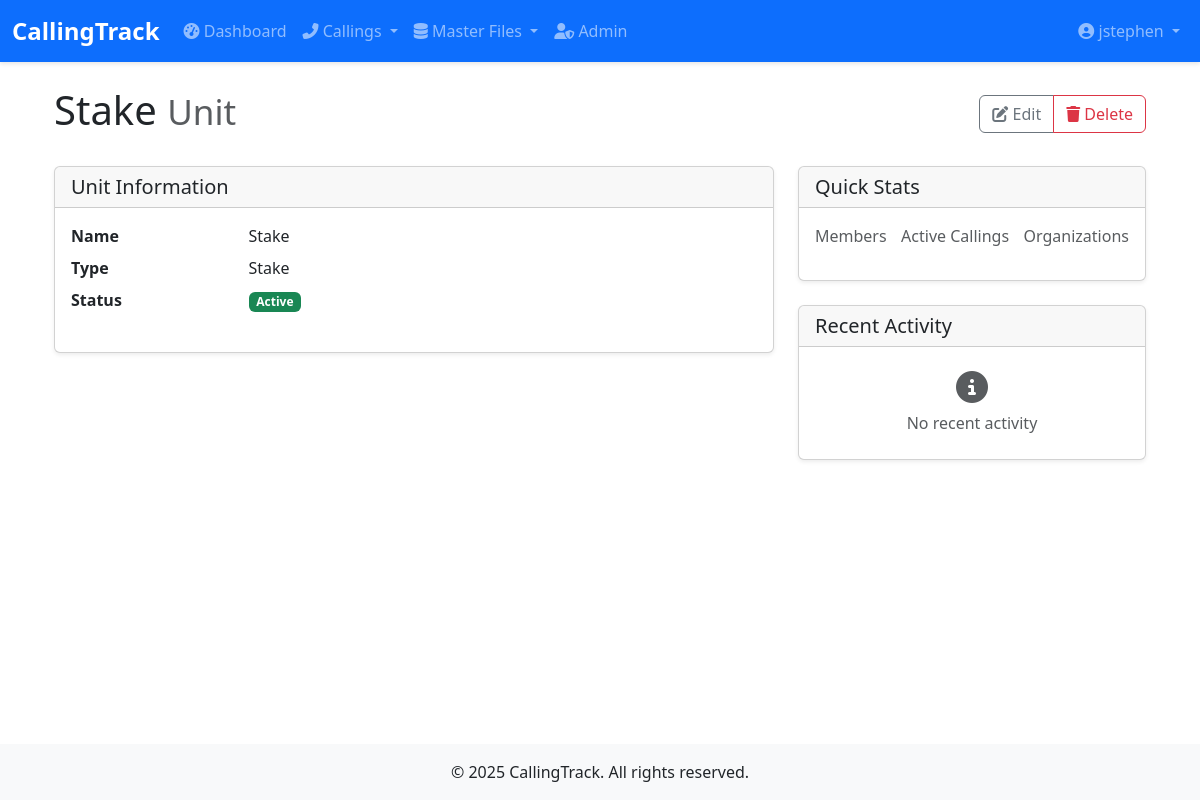
Before: /callings/units/2/ (signed in) with the older database file.
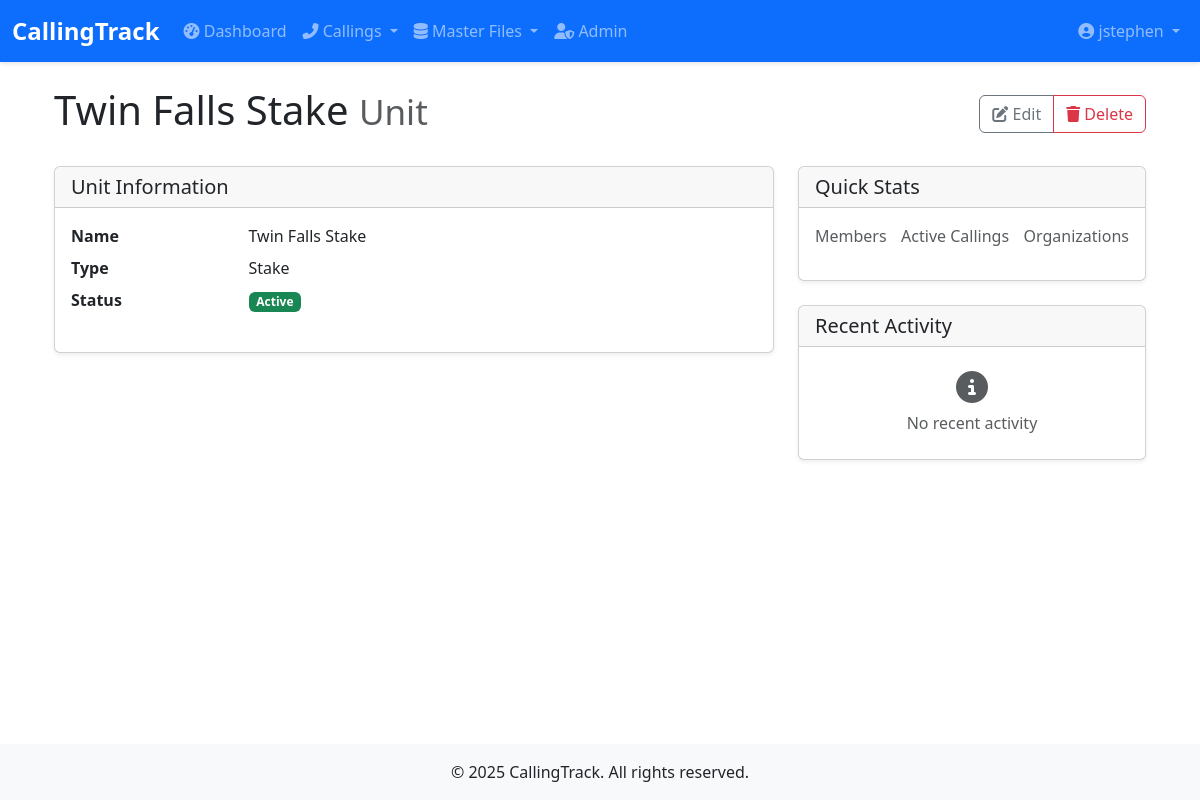
After: the same page with the newer database file.
### callings/models.py (models this page shows, shortened)
class Unit(models.Model):
    UNIT_TYPES = [
        ('WARD', 'Ward'),
        ('BRANCH', 'Branch'),
        ('STAKE', 'Stake'),
    ]
    name = models.CharField(max_length=100)
    unit_type = models.CharField(max_length=10, choices=UNIT_TYPES)
    parent_unit = models.ForeignKey('self', on_delete=models.SET_NULL, null=True, blank=True, related_name='child_units')
    meeting_time = models.TimeField(null=True, blank=True, help_text="Regular meeting time for this unit")
    location = models.CharField(max_length=200, blank=True, help_text="Physical location of the unit")
    is_active = models.BooleanField(default=True, help_text="Whether this unit is currently active")
    sort_order = models.PositiveSmallIntegerField(
        default=0,
        help_text="Order in which units should be displayed (lower numbers first)"
    )
    created_at = models.DateTimeField(auto_now_add=True)
    updated_at = models.DateTimeField(auto_now=True)
    class Meta:
        ordering = ['sort_order', 'name']

### callings/views.py (the view)
# urls.py: path('units/<int:pk>/', views.UnitDetailView.as_view(), name='unit-detail'),
class UnitDetailView(LoginRequiredMixin, TitleMixin, DetailView):
    model = Unit
    template_name = 'callings/unit/unit_detail.html'
    context_object_name = 'unit'
    def get_title(self):
        return f"Unit: {self.get_object().name}"

### callings/views.py (called while the page is built)
    def get_context_data(self, **kwargs):
        context = super().get_context_data(**kwargs)
        context['title'] = self.get_title()
        return context

### callings/templates/callings/unit/unit_detail.html (shortened to what this page needs)
{% extends 'callings/base.html' %}
{% block content %}
<div class="container">
    <div class="d-flex justify-content-between align-items-center mb-4">
        <h1>{{ object.name }} <small class="text-muted">Unit</small></h1>
        <div class="btn-group" role="group">
            <a href="{% url 'callings:unit-update' object.pk %}" class="btn btn-outline-secondary">
                <i class="fas fa-edit"></i> Edit
            </a>
            <a href="{% url 'callings:unit-delete' object.pk %}" class="btn btn-outline-danger">
                <i class="fas fa-trash"></i> Delete
            </a>
        </div>
    </div>
    <div class="row">
        <div class="col-md-8">
            <div class="card mb-4">
                <div class="card-header">
                    <h5 class="mb-0">Unit Information</h5>
                </div>
                <div class="card-body">
                    <dl class="row">
                        <dt class="col-sm-3">Name</dt>
                        <dd class="col-sm-9">{{ object.name }}</dd>
                        <dt class="col-sm-3">Type</dt>
                        <dd class="col-sm-9">{{ object.get_unit_type_display }}</dd>
                        <dt class="col-sm-3">Status</dt>
                        <dd class="col-sm-9">
                            <span class="badge bg-{% if object.is_active %}success{% else %}secondary{% endif %}">
                                {% if object.is_active %}Active{% else %}Inactive{% endif %}
                            </span>
                        </dd>
                    </dl>
                </div>
            </div>
        </div>
        <div class="col-md-4">
            <div class="card mb-4">
                <div class="card-header">
                    <h5 class="mb-0">Quick Stats</h5>
                </div>
                <div class="card-body">
                    <div class="d-flex justify-content-between mb-3">
                        <div class="text-center">
                            <div class="text-muted">Members</div>
                        </div>
                        <div class="text-center">
                            <div class="text-muted">Active Callings</div>
                        </div>
                        <div class="text-center">
                            <div class="text-muted">Organizations</div>
                        </div>
                    </div>
                </div>
            </div>
            <div class="card">
                <div class="card-header">
                    <h5 class="mb-0">Recent Activity</h5>
                </div>
                <div class="card-body p-0">
                    {% if recent_activity %}
                    <div class="list-group list-group-flush">
                        {% for activity in recent_activity %}
                        <div class="list-group-item
                            {% if 'created' in activity.description %}bg-light{% endif %}
                            {% if 'updated' in activity.description %}bg-light{% endif %}">
                            <div class="d-flex w-100 justify-content-between">
                                <small class="mb-1">{{ activity.description }}</small>
                                <small class="text-muted">{{ activity.timestamp|timesince }} ago</small>
                            </div>
                        </div>
                        {% endfor %}
                    </div>
                    {% else %}
                    <div class="text-center p-4 text-muted">
                        <i class="fas fa-info-circle fa-2x mb-2"></i>
                        <p class="mb-0">No recent activity</p>
                    </div>
                    {% endif %}
                </div>
            </div>
        </div>
    </div>
</div>
{% endblock %}

Changed rows visible on the page:
changed Unit "Stake": name "Stake" → "Twin Falls Stake"
